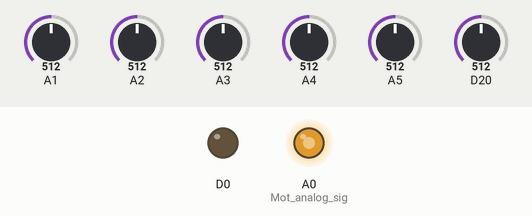
Recording of a sketch running on a simulated Arduino Zero (SAMD21). On the bench: output pins drawn as LEDs (lit = HIGH). The inputs (shaded band) are chosen by the test bench; at power-on: A1 = 512, A2 = 512, A3 = 512, A4 = 512, A5 = 512, D20 = 512 (analog values on the 0–1023 scale). What the sketch prints to the serial monitor is not drawn.

Above: at 0.1 s.
At 1.2 s:
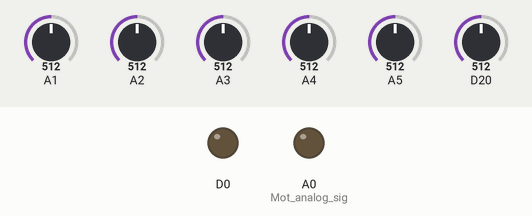
1.3 s: A1 set to 322
2.8 s: A1 set to 299
4.3 s: A2 set to 263
5.8 s: A2 set to 242
7.3 s: A3 set to 40
9.3 s: A3 set to 248
10.8 s: A3 set to 267
At 11.8 s:
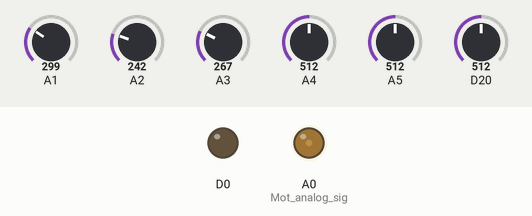
Timing chart, 0 to 13.3 s (numbered marks = the images above; inputs shaded):
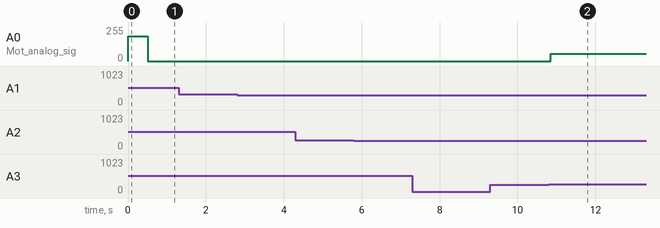

The sketch:

APPS8.3_douzi_taisaku_.ino
```cpp
//入力端子
int APPS1 = A1;  //アクセルセンサ1信号
int Ready_sig = A2;  //ReadyON信号入力
int APPS2 = A3;  //アクセルセンサ2信号
int Seizyo_sig = A4;//異常信号入力
int BSE  = A5;  //ブレーキセンサ信号
int Mot_sig_kanshi = A6; //モータ出力監視
//出力端子
int Mot_analog_sig = A0;  //モーター出力信号
int izyo_sig = 2; //アクセル系統異常信号出力
int BSE_zyoutai_sig = 3;//ブレーキ状態信号出力
int APPS_zyoutai_sig = 5;//アクセル状態信号出力

//閾値
int APPS1_zyogen; //アクセルセンサ1上限
int APPS1_kagen; //アクセルセンサ1下限
int APPS2_zyogen; //アクセルセンサ2上限
int APPS2_kagen; //アクセルセンサ2下限
int BSE_zyogen; //ブレーキセンサ上限
int BSE_kagen; //ブレーキセンサ下限
int APPS_anzeniki , BSE_anzeniki;//アクセル、ブレーキセンサの閾値範囲
//復帰判定用
int APPS1_zyogen_100; //アクセルセンサ1上限-100
int APPS1_kagen_100; //アクセルセンサ1下限+100
int APPS2_zyogen_100; //アクセルセンサ2上限-100
int APPS2_kagen_100; //アクセルセンサ2下限+100
int BSE_zyogen_100; //ブレーキセンサ上限-100
int BSE_kagen_100; //ブレーキセンサ下限+100
//異常値
int APPS_izyo; //アクセルセンサ異常
int BSE_izyo; //ブレーキセンサ異常
int Douzifumi; //アクセル、ブレーキ同時踏み
//その他
int APPS_on; //アクセルon状態
int APPS_off;
int BSE_on; //ブレーキ作動中
int BSE_off;
int volt; //アクセルセンサ1の電圧(×10)
int volt2;//モータ出力の電圧(×10)
int Mot_power ; //モータ出力値
int Ready_on; //Ready_on状態
int Ready_off; //Ready_off状態
int APPS_izyo2 , Bra_izyo2;
int APPS_25;//アクセル開度25%
int APPS_sa;
int APPS_sa_fukki;
int APPS_izyo_fukki;
int BSE_izyo_fukki;
int APPS_5;
int APBS,A;
int AP2,re,b,z,D,gg;
unsigned long time , seizyo_time , douzi_time , APPS_sa_seizyo_time , MEGA_izyo_time,APPS_ON_time;
unsigned long fukki_time,go_time , BSE_time;

void setup() {
  Serial.begin(9600);
  pinMode(0, OUTPUT);
}

void loop() {
  time = millis();
  analogReadResolution(12); // read the input on A0 at default resolution (12 bits)
  analogWriteResolution(12);

  //入力端子
  APPS1 = analogRead(A1);
  Ready_sig = analogRead (A2);
  APPS2 = analogRead(A3);
 Seizyo_sig = analogRead(A4);
  BSE = analogRead(A5);
  Mot_sig_kanshi = analogRead (A6);

  //置き換え
  volt = map(APPS1, 0, 4095, 0, 33);
  volt2 = map(Mot_power, 0, 4095, 0, 33);

  //シリアルモニタ
   Serial.print("Ready信号");
  Serial.print(Ready_sig);
  Serial.print("正常信号");
  Serial.print(Seizyo_sig);
  Serial.print("メイン時間");
  Serial.print(time);
  Serial.print("正常時の時間");
  Serial.print(seizyo_time);
  Serial.print("同時踏み時間");
  Serial.print(douzi_time);
  Serial.print("アクセルセンサの差に問題なし時間");
  Serial.print(APPS_sa_seizyo_time);
  Serial.print("アクセル開度①");
  Serial.print(APPS1);
  Serial.print("電圧");
  Serial.print(volt);
  Serial.print("アクセル開度②");
  Serial.print(APPS2);
  Serial.print("ブレーキ開度");
  Serial.print(BSE);
  Serial.print("モーター出力監視");
  Serial.print(Mot_sig_kanshi);
  Serial.print("モーター電圧");
  Serial.println(volt2);
  APBS= APPS_5 && BSE_off;
  //閾値設定
  APPS1_zyogen = (APPS1 >= 3000);
  APPS1_kagen = (APPS1 <= 500);
  APPS2_zyogen = (APPS2 >= 3000);
  APPS2_kagen = (APPS2 <= 500);
  BSE_zyogen = (BSE >= 3000);
  BSE_kagen = (BSE <= 500);
  APPS_anzeniki = ( APPS1<=3000 && APPS1>=500 && APPS2<=3000 && APPS2>=500);
  BSE_anzeniki = ( BSE<=3000 && BSE>=400);

  //復帰判定設定
  APPS1_zyogen_100 = (APPS1 <=2900);
  APPS1_kagen_100 = (APPS1 >=600);
  APPS2_zyogen_100 = (APPS2 <=2900);
  APPS2_kagen_100 = (APPS2 >=600);
  BSE_zyogen_100 = (BSE <=2900);
  BSE_kagen_100 = (BSE >=600);
  APPS_sa_fukki = (APPS_sa<=125 || APPS_sa>=-125);
  APPS_izyo_fukki = (APPS1_zyogen_100 && APPS1_kagen_100 && APPS2_zyogen_100 && APPS2_kagen_100 );
  BSE_izyo_fukki =  (BSE_zyogen_100 && BSE_kagen_100);
  //APPS_5 = (APPS1<=963 && APPS2<=963);

  //作動設定
  Ready_on = (Ready_sig >= 400 && Seizyo_sig>=350);
  Ready_off = (Ready_sig <= 400 ||  Seizyo_sig<=350);
  APPS_on = (APPS1 >= 850);
  APPS_off = (APPS1 <=840);
  BSE_on = (BSE >= 1000);
  BSE_off = (BSE <= 990);

  //異常設定
  APPS_izyo = ( APPS1_zyogen || APPS1_kagen || APPS2_zyogen || APPS2_kagen);
  BSE_izyo = ( BSE_zyogen || BSE_kagen );
  Douzifumi = ( APPS_25 && BSE_on );
  APPS_sa = (APPS1 - APPS2);

  //その他
  Mot_power = (APPS1-850)*2.5;
  APPS_25 = (APPS1 >= 1263 ); //アクセル開度25%以上
  z=1;
  //BSE_val = (BSE);

    digitalWrite(izyo_sig, HIGH);
  //モータ出力固定
  if (Mot_power >= 3800) {
    Mot_power = 3800;
    }
    if(APPS1_zyogen || APPS1_kagen || APPS2_zyogen || APPS2_kagen){
       Mot_power = 0;
   }
  if (Mot_power <= 0) {
    Mot_power = 0;
  }
  //時間
   if(APPS1 < 413 && BSE_off){
      douzi_time = time;
    }
    if(APPS_sa<=165 && APPS_sa>=-165){
      APPS_sa_seizyo_time =time;
    }
    if(APPS_anzeniki&&BSE_anzeniki){
      seizyo_time = time;
    }
  //Ready on判定用
  if(APPS_on){
    digitalWrite(APPS_zyoutai_sig,LOW);
  }
  if(APPS_off){
    digitalWrite(APPS_zyoutai_sig,HIGH);
  }
  if(BSE_on){
    digitalWrite(BSE_zyoutai_sig,HIGH);
  }
  if(BSE_off){
    digitalWrite(BSE_zyoutai_sig,LOW);
  }
  /*if ( BSE_on && APPS_off){
    digitalWrite(Ready_on_hanteiyo,HIGH);
  }*/
  //if(Seizyo_sig>=800){


     if (APPS_sa>=165 || APPS_sa<=-165) {                     //アクセルセンサ1と2の差が10%以上で作動
     if(re>=1) {
     analogWrite(Mot_analog_sig,Mot_power);
     }
     if(time-APPS_sa_seizyo_time>=500){
      while ( z>=1 ) {
        //閾値設定
  APPS1_zyogen = (APPS1 >= 3000);
  APPS1_kagen = (APPS1 <= 500);
  APPS2_zyogen = (APPS2 >= 3000);
  APPS2_kagen = (APPS2 <= 500);
  BSE_zyogen = (BSE >= 3000);
  BSE_kagen = (BSE <= 500);
  APPS_anzeniki = ( APPS1<=3000 && APPS1>=500 && APPS2<=3000 && APPS2>=500);
  BSE_anzeniki = ( BSE<=3000 && BSE>=400);
        //作動設定
  Ready_on = (Ready_sig >= 400 && Seizyo_sig>=350);
  Ready_off = (Ready_sig <= 400 ||  Seizyo_sig<=350);
  APPS_on = (APPS1 >= 850);
  APPS_off = (APPS1 <=840);
  BSE_on = (BSE >= 1000);
  BSE_off = (BSE <= 990);

  //異常設定
  APPS_izyo = ( APPS1_zyogen || APPS1_kagen || APPS2_zyogen || APPS2_kagen);
  BSE_izyo = ( BSE_zyogen || BSE_kagen );
  Douzifumi = ( APPS_25 && BSE_on );
  APPS_sa = (APPS1 - APPS2);
        //復帰判定設定
  APPS1_zyogen_100 = (APPS1 <=2900);
  APPS1_kagen_100 = (APPS1 >=600);
  APPS2_zyogen_100 = (APPS2 <=2900);
  APPS2_kagen_100 = (APPS2 >=600);
  BSE_zyogen_100 = (BSE <=2900);
  BSE_kagen_100 = (BSE >=600);
  APPS_sa_fukki = (APPS_sa<=125 || APPS_sa>=-125);
  APPS_izyo_fukki = (APPS1_zyogen_100 && APPS1_kagen_100 && APPS2_zyogen_100 && APPS2_kagen_100 );
  BSE_izyo_fukki =  (BSE_zyogen_100 && BSE_kagen_100);
  //APPS_5 = (APPS1<=963 && APPS2<=963);
        analogWrite(Mot_analog_sig,0);
        digitalWrite(izyo_sig, LOW);
        Serial.print(Ready_sig);
        APPS1 = analogRead(A1);
        Ready_sig = analogRead (A2);
        APPS2 = analogRead(A3);
       Seizyo_sig = analogRead(A4);
        BSE = analogRead(A5);
        Mot_sig_kanshi = analogRead (A6);
        volt = map(APPS1, 0, 4095, 0, 33);
        volt2 = map(Mot_sig_kanshi, 0, 4095, 0, 33);
        time = millis();
        Serial.print("アクセルセンサ差異常");
        Serial.print("Ready信号");
        Serial.print(Ready_sig);
        Serial.print("正常信号");
        Serial.print(Seizyo_sig);
        Serial.print("メイン時間");
        Serial.print(time);
        Serial.print("正常時の時間");
        Serial.print(seizyo_time);
        Serial.print("同時踏み時間");
        Serial.print(douzi_time);
        Serial.print("アクセルセンサの差に問題なし時間");
        Serial.print(APPS_sa_seizyo_time);
        Serial.print("アクセル開度①");
        Serial.print(APPS1);
        Serial.print("電圧");
        Serial.print(volt);
        Serial.print("アクセル開度②");
        Serial.print(APPS2);
        Serial.print("ブレーキ開度");
        Serial.print(BSE);
        Serial.print("モーター出力監視");
        Serial.print(Mot_sig_kanshi);
        Serial.print("モーター電圧");+
        Serial.println(volt2);
        if(BSE_on && b<=0){
          b=1;
          BSE_time=time;
          }
          if(time-BSE_time<=100){
            b=0;
        if(BSE_on){
    digitalWrite(BSE_zyoutai_sig,HIGH);
  }
          }
  if(BSE_off){
    digitalWrite(BSE_zyoutai_sig,LOW);
  }
              if( APPS_sa>=165 || APPS_sa<=-165){
          fukki_time=time;
        }
        if( APPS_sa_fukki&& time-fukki_time>=50){
          digitalWrite(izyo_sig, HIGH);
          return;
        }

      }
     }
    }
     if( APPS_izyo || BSE_izyo ){                                 //アクセル・ブレーキセンサ異常で作動
     if(re>=1) {
     analogWrite(Mot_analog_sig,Mot_power);
      if(BSE_izyo){
        digitalWrite(BSE_zyoutai_sig,LOW);
       }
     }
     if( time-seizyo_time>=500){
      while (z>=1 ) {

        //閾値設定
  APPS1_zyogen = (APPS1 >= 3000);
  APPS1_kagen = (APPS1 <= 500);
  APPS2_zyogen = (APPS2 >= 3000);
  APPS2_kagen = (APPS2 <= 500);
  BSE_zyogen = (BSE >= 3000);
  BSE_kagen = (BSE <= 500);
  APPS_anzeniki = ( APPS1<=3000 && APPS1>=500 && APPS2<=3000 && APPS2>=500);
  BSE_anzeniki = ( BSE<=3000 && BSE>=500);
        //作動設定
  Ready_on = (Ready_sig >= 400 && Seizyo_sig>=350);
  Ready_off = (Ready_sig <= 400 ||  Seizyo_sig<=350);
  APPS_on = (APPS1 >= 850);
  APPS_off = (APPS1 <=840);
  BSE_on = (BSE >= 1000);
  BSE_off = (BSE <= 990);

  //異常設定
  APPS_izyo = ( APPS1_zyogen || APPS1_kagen || APPS2_zyogen || APPS2_kagen);
  BSE_izyo = ( BSE_zyogen || BSE_kagen );
  Douzifumi = ( APPS_25 && BSE_on );
  APPS_sa = (APPS1 - APPS2);
        //復帰判定設定
  APPS1_zyogen_100 = (APPS1 <=2900);
  APPS1_kagen_100 = (APPS1 >=600);
  APPS2_zyogen_100 = (APPS2 <=2900);
  APPS2_kagen_100 = (APPS2 >=600);
  BSE_zyogen_100 = (BSE <=2900);
  BSE_kagen_100 = (BSE >=600);
  APPS_sa_fukki = (APPS_sa<=125 || APPS_sa>=-125);
  APPS_izyo_fukki = (APPS1_zyogen_100 && APPS1_kagen_100 && APPS2_zyogen_100 && APPS2_kagen_100 );
  BSE_izyo_fukki =  (BSE_zyogen_100 && BSE_kagen_100);
 // APPS_5 = (APPS1<=963 && APPS2<=963);
        analogWrite(Mot_analog_sig,0);
        digitalWrite(izyo_sig, LOW);
        Serial.print(Ready_sig);
        APPS1 = analogRead(A1);
        Ready_sig = analogRead (A2);
        APPS2 = analogRead(A3);
       Seizyo_sig = analogRead(A4);
        BSE = analogRead(A5);
        Mot_sig_kanshi = analogRead (A6);
        volt = map(APPS1, 0, 4095, 0, 33);
        volt2 = map(Mot_sig_kanshi, 0, 4095, 0, 33);
        time = millis();
        Serial.print("アクセル系統異常");
        Serial.print("Ready信号");
  Serial.print(Ready_sig);
  Serial.print("正常信号");
  Serial.print(Seizyo_sig);
        Serial.print("メイン時間");
        Serial.print(time);
        Serial.print("正常時の時間");
        Serial.print(seizyo_time);
        Serial.print("同時踏み時間");
        Serial.print(douzi_time);
        Serial.print("アクセルセンサの差に問題なし時間");
        Serial.print(APPS_sa_seizyo_time);
        Serial.print("アクセル開度①");
        Serial.print(APPS1);
        Serial.print("電圧");
        Serial.print(volt);
        Serial.print("アクセル開度②");
        Serial.print(APPS2);
        Serial.print("ブレーキ開度");
        Serial.print(BSE);
        Serial.print("モーター出力監視");
        Serial.print(Mot_sig_kanshi);
        Serial.print("モーター電圧");
        Serial.println(fukki_time);
         if(BSE_on && b<=0){
          b=1;
          BSE_time=time;
          }
          if(time-BSE_time<=100){
            b=0;
        if(BSE_on){
    digitalWrite(BSE_zyoutai_sig,HIGH);
  }
          }
          if(BSE_izyo){
        digitalWrite(BSE_zyoutai_sig,LOW);
       }
  if(BSE_off){
    digitalWrite(BSE_zyoutai_sig,LOW);
  }
        if( APPS_izyo || BSE_izyo ){
          fukki_time=time;
        }
        if(APPS_izyo_fukki && BSE_izyo_fukki && time-fukki_time>=50){
          digitalWrite(izyo_sig, HIGH);
          return;
        }
      }
     }
    }
    if(APPS_25&&BSE_on){  //アクセル・ブレーキ同時踏み時に作動
      D=1;
       BSE = analogRead(A5);
         BSE_on = (BSE >= 1000);
  BSE_off = (BSE <= 990);
     if(re>=1) {
   BSE = analogRead(A5);
   BSE_on = (BSE >= 1000);
  BSE_off = (BSE <= 990);
     analogWrite(Mot_analog_sig,Mot_power);
     if(BSE_off){
      D=0;
     }
     }
     gg=D>=1;
     if( time-douzi_time>=500){
      if(APPS_25&&BSE_on&&gg){
      while ( APPS1>=933 && APPS2>=933 ) {
        Mot_power = 0;
        //閾値設定
  APPS1_zyogen = (APPS1 >= 3000);
  APPS1_kagen = (APPS1 <= 500);
  APPS2_zyogen = (APPS2 >= 3000);
  APPS2_kagen = (APPS2 <= 500);
  BSE_zyogen = (BSE >= 3000);
  BSE_kagen = (BSE <= 500);
  APPS_anzeniki = ( APPS1<=3000 && APPS1>=500 && APPS2<=3000 && APPS2>=500);
  BSE_anzeniki = ( BSE<=3000 && BSE>=500);
        //作動設定
  Ready_on = (Ready_sig >= 400 && Seizyo_sig>=350);
  Ready_off = (Ready_sig <= 400 ||  Seizyo_sig<=350);
  APPS_on = (APPS1 >= 850);
  APPS_off = (APPS1 <=840);
  BSE_on = (BSE >= 1000);
  BSE_off = (BSE <= 990);

  //異常設定
  APPS_izyo = ( APPS1_zyogen || APPS1_kagen || APPS2_zyogen || APPS2_kagen);
  BSE_izyo = ( BSE_zyogen || BSE_kagen );
  Douzifumi = ( APPS_25 && BSE_on );
  APPS_sa = (APPS1 - APPS2);
        //復帰判定設定
  APPS1_zyogen_100 = (APPS1 <=2900);
  APPS1_kagen_100 = (APPS1 >=600);
  APPS2_zyogen_100 = (APPS2 <=2900);
  APPS2_kagen_100 = (APPS2 >=600);
  BSE_zyogen_100 = (BSE <=2900);
  BSE_kagen_100 = (BSE >=600);
  APPS_sa_fukki = (APPS_sa<=125 || APPS_sa>=-125);
  APPS_izyo_fukki = (APPS1_zyogen_100 && APPS1_kagen_100 && APPS2_zyogen_100 && APPS2_kagen_100 );
  BSE_izyo_fukki =  (BSE_zyogen_100 && BSE_kagen_100);
  //APPS_5 = (APPS1<=963 && APPS2<=963);
  if(BSE_on && b<=0){
          b=1;
          BSE_time=time;
          }

          if(time-BSE_time<=100){
            b=0;
if(BSE_on){
    digitalWrite(BSE_zyoutai_sig,HIGH);
  }
          }
  if(BSE_off){
    digitalWrite(BSE_zyoutai_sig,LOW);
  }
  if( APPS_izyo || BSE_izyo ){
    digitalWrite(BSE_zyoutai_sig,LOW);
     digitalWrite(izyo_sig, LOW);
  }
  if(APPS_izyo_fukki && BSE_izyo_fukki){
     digitalWrite(izyo_sig, HIGH);
  }
        analogWrite(Mot_analog_sig,Mot_power);
      //  digitalWrite(izyo_sig, HIGH);
        Serial.print(Ready_sig);
        APPS1 = analogRead(A1);
        Ready_sig = analogRead (A2);
        APPS2 = analogRead(A3);
       Seizyo_sig = analogRead(A4);
        BSE = analogRead(A5);
        Mot_sig_kanshi = analogRead (A6);
        volt = map(APPS1, 0, 4095, 0, 33);
        volt2 = map(Mot_sig_kanshi, 0, 4095, 0, 33);
        time = millis();
        APPS_sa_seizyo_time =time;
        seizyo_time = time;
        Serial.print("同時踏み");
        Serial.print("メイン時間");
        Serial.print(time);
        Serial.print("正常時の時間");
        Serial.print(seizyo_time);
        Serial.print("同時踏み時間");
        Serial.print(douzi_time);
        Serial.print("アクセルセンサの差に問題なし時間");
        Serial.print(APPS_sa_seizyo_time);
        Serial.print("アクセル開度①");
        Serial.print(APPS1);
        Serial.print("電圧");
        Serial.print(volt);
        Serial.print("アクセル開度②");
        Serial.print(APPS2);
        Serial.print("ブレーキ開度");
        Serial.print(BSE);
        Serial.print("モーター出力監視");
        Serial.print(Mot_sig_kanshi);
        Serial.print("モーター電圧");
        Serial.println(volt2);
        /* if(APBS ){
          digitalWrite(2, LOW);
          return;
        }*/
      }
      digitalWrite(izyo_sig, HIGH);
      }
     }
    }
   /* if(Seizyo_sig<=1000 && A<=0){
      MEGA_izyo_time = time;
      A=1;
    }
    if(time-MEGA_izyo_time>=5000){
    Seizyo_sig = analogRead(A4);
     if(Seizyo_sig>=1000){
     while(Ready_on){
      //復帰判定設定
  APPS1_zyogen_100 = (APPS1 <=3700);
  APPS1_kagen_100 = (APPS1 >=450);
  APPS2_zyogen_100 = (APPS2 <=3700);
  APPS2_kagen_100 = (APPS2 >=450);
  BSE_zyogen_100 = (BSE <=3700);
  BSE_kagen_100 = (BSE >=400);
  APPS_sa_fukki = (APPS_sa<=145 || APPS_sa>=-145);
  APPS_izyo_fukki = (APPS1_zyogen_100 && APPS1_kagen_100 && APPS2_zyogen_100 && APPS2_kagen_100 );
  BSE_izyo_fukki =  (BSE_zyogen_100 && BSE_kagen_100);
  APPS_5 = (APPS1<=963 && APPS2<=963);
       analogWrite(Mot_analog_sig,0);
        digitalWrite(izyo_sig, LOW);
        Serial.print(Ready_sig);
        APPS1 = analogRead(A1);
        Ready_sig = analogRead (A2);
        APPS2 = analogRead(A3);
       Seizyo_sig = analogRead(A4);
        BSE = analogRead(A5);
        Mot_sig_kanshi = analogRead (A6);
        volt = map(APPS1, 0, 4095, 0, 33);
        volt2 = map(Mot_sig_kanshi, 0, 4095, 0, 33);
        time = millis();
        APPS_sa_seizyo_time =time;
        seizyo_time = time;
        Serial.print("MEGA異常");
        Serial.print("メイン時間");
        Serial.print(time);
        Serial.print("正常時の時間");
        Serial.print(seizyo_time);
        Serial.print("同時踏み時間");
        Serial.print(douzi_time);
        Serial.print("アクセルセンサの差に問題なし時間");
        Serial.print(APPS_sa_seizyo_time);
        Serial.print("アクセル開度①");
        Serial.print(APPS1);
        Serial.print("電圧");
        Serial.print(volt);
        Serial.print("アクセル開度②");
        Serial.print(APPS2);
        Serial.print("ブレーキ開度");
        Serial.print(BSE);
        Serial.print("モーター出力監視");
        Serial.print(Mot_sig_kanshi);
        Serial.print("モーター電圧");
        Serial.println( Seizyo_sig);
        if( Seizyo_sig<=1000 ){
          fukki_time=time;
        }
        if( Seizyo_sig>=1000&& time-fukki_time>=3000){
          digitalWrite(izyo_sig, HIGH);
          return;
        }
     }
     }
    }*/
    /*if(BSE_on){
      digitalWrite(Bre_lamp,HIGH);
    }*/
   /* if (APPS_on && AP2<=0){
      APPS_ON_time = time;
      AP2=1;
    }

   if (APPS_on &&time- APPS_ON_time>=500 && AP2>=1 ){
     analogWrite(Mot_analog_sig,Mot_power);
   AP2=0;
   }*/  if ( Ready_on ) {
    if(Ready_on && re<=0){
    go_time=time;
    re=1;
     }
     if(time-go_time>=0 && re<=1 && re>=1){
      if ( Ready_on ){
   if(APPS_on){
    analogWrite(Mot_analog_sig,Mot_power);
   }
      }
  }
   }
   if(Ready_off){
    analogWrite(Mot_analog_sig,0);
    re=0;
   }
  }
  //}
```

Measured:
- after the input at 10.8 s, A0 (Mot_analog_sig): 0/255 → 53/255 after 0.06 s
